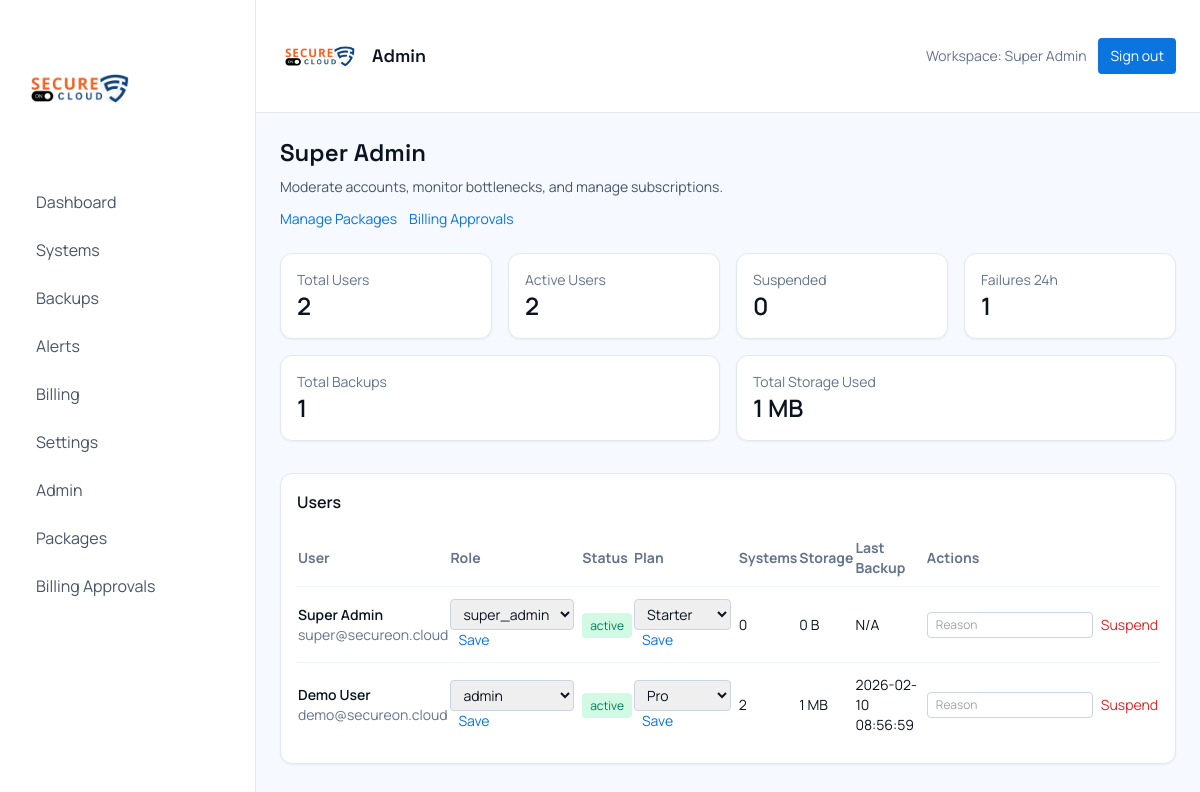
The page /admin (signed in) on the database its author committed.
### tables this page shows
CREATE TABLE users (
  id INT AUTO_INCREMENT PRIMARY KEY,
  name VARCHAR(120) NOT NULL,
  email VARCHAR(190) NOT NULL UNIQUE,
  password_hash VARCHAR(255) NOT NULL,
  role VARCHAR(20) DEFAULT 'user',
  status VARCHAR(20) DEFAULT 'active',
  suspended_at DATETIME NULL,
  suspension_reason TEXT NULL,
  email_verified_at DATETIME NULL,
  created_at DATETIME NOT NULL
);

### views/app/admin.php (the view, shortened to what the rows shown need)
<h1 class="text-2xl font-display font-semibold">Super Admin</h1>
<div class="mt-2 text-slate-600 text-sm">Moderate accounts, monitor bottlenecks, and manage subscriptions.</div>
<div class="mt-3 flex items-center gap-3 text-sm">
  <a href="<?= App\Core\Helpers::baseUrl('/admin/packages') ?>" class="text-brand">Manage Packages</a>
  <a href="<?= App\Core\Helpers::baseUrl('/admin/billing/requests') ?>" class="text-brand">Billing Approvals</a>
</div>
<div class="mt-6 grid md:grid-cols-4 gap-4">
  <div class="bg-white border border-slate-200 rounded-xl p-4 shadow-sm">
    <div class="text-slate-500 text-sm">Total Users</div>
    <div class="text-2xl font-semibold"><?= (int)$stats['total_users'] ?></div>
  </div>
  <div class="bg-white border border-slate-200 rounded-xl p-4 shadow-sm">
    <div class="text-slate-500 text-sm">Active Users</div>
    <div class="text-2xl font-semibold"><?= (int)$stats['active_users'] ?></div>
  </div>
  <div class="bg-white border border-slate-200 rounded-xl p-4 shadow-sm">
    <div class="text-slate-500 text-sm">Suspended</div>
    <div class="text-2xl font-semibold"><?= (int)$stats['suspended_users'] ?></div>
  </div>
  <div class="bg-white border border-slate-200 rounded-xl p-4 shadow-sm">
    <div class="text-slate-500 text-sm">Failures 24h</div>
    <div class="text-2xl font-semibold"><?= (int)$stats['failures_24h'] ?></div>
  </div>
</div>
<div class="mt-4 grid md:grid-cols-2 gap-4">
  <div class="bg-white border border-slate-200 rounded-xl p-4 shadow-sm">
    <div class="text-slate-500 text-sm">Total Backups</div>
    <div class="text-2xl font-semibold"><?= (int)$stats['total_backups'] ?></div>
  </div>
  <div class="bg-white border border-slate-200 rounded-xl p-4 shadow-sm">
    <div class="text-slate-500 text-sm">Total Storage Used</div>
    <div class="text-2xl font-semibold"><?= App\Core\Helpers::formatBytes((int)$stats['total_storage']) ?></div>
  </div>
</div>
<div class="mt-8 bg-white border border-slate-200 rounded-xl p-4 shadow-sm">
  <div class="font-semibold">Users</div>
  <div class="mt-4 overflow-x-auto">
    <table class="min-w-full text-sm">
      <thead class="text-slate-500">
        <tr class="text-left">
          <th class="py-2">User</th>
          <th class="py-2">Role</th>
          <th class="py-2">Status</th>
          <th class="py-2">Plan</th>
          <th class="py-2">Systems</th>
          <th class="py-2">Storage</th>
          <th class="py-2">Last Backup</th>
          <th class="py-2">Actions</th>
        </tr>
      </thead>
      <tbody>
        <?php foreach ($users as $u): ?>
          <tr class="border-t border-slate-100">
            <td class="py-3">
              <div class="font-semibold"><?= App\Core\Helpers::e($u['name']) ?></div>
              <div class="text-slate-500"><?= App\Core\Helpers::e($u['email']) ?></div>
            </td>
            <td class="py-3">
              <form method="post" action="<?= App\Core\Helpers::baseUrl('/admin/users/' . $u['id'] . '/role') ?>">
                <select name="role" class="border border-slate-300 rounded px-2 py-1">
                  <option value="admin" <?= $u['role'] === 'admin' ? 'selected' : '' ?>>admin</option>
                  <option value="super_admin" <?= $u['role'] === 'super_admin' ? 'selected' : '' ?>>super_admin</option>
                </select>
                <button class="ml-2 text-brand">Save</button>
              </form>
            </td>
            <td class="py-3">
              <?php if (($u['status'] ?? 'active') === 'suspended'): ?>
                <span class="text-xs px-2 py-1 rounded bg-red-100 text-red-700">suspended</span>
              <?php else: ?>
                <span class="text-xs px-2 py-1 rounded bg-emerald-100 text-emerald-700">active</span>
              <?php endif; ?>
            </td>
            <td class="py-3">
              <form method="post" action="<?= App\Core\Helpers::baseUrl('/admin/users/' . $u['id'] . '/plan') ?>">
                <select name="plan_id" class="border border-slate-300 rounded px-2 py-1">
                  <?php foreach ($plans as $p): ?>
                    <option value="<?= $p['id'] ?>" <?= ((int)($u['plan_id'] ?? 0)) === (int)$p['id'] ? 'selected' : '' ?>><?= App\Core\Helpers::e($p['name']) ?></option>
                  <?php endforeach; ?>
                </select>
                <button class="ml-2 text-brand">Save</button>
              </form>
            </td>
            <td class="py-3"><?= (int)$u['systems_count'] ?></td>
            <td class="py-3"><?= App\Core\Helpers::formatBytes((int)$u['storage_used']) ?></td>
            <td class="py-3"><?= App\Core\Helpers::e($u['last_backup'] ?? 'N/A') ?></td>
            <td class="py-3">
              <?php if (($u['status'] ?? 'active') === 'suspended'): ?>
                <form method="post" action="<?= App\Core\Helpers::baseUrl('/admin/users/' . $u['id'] . '/unsuspend') ?>">
                  <?= App\Core\Helpers::csrfField() ?>
                  <button class="text-emerald-700">Unsuspend</button>
                </form>
              <?php else: ?>
                <form method="post" action="<?= App\Core\Helpers::baseUrl('/admin/users/' . $u['id'] . '/suspend') ?>" class="flex items-center gap-2">
                  <input name="reason" placeholder="Reason" class="border border-slate-300 rounded px-2 py-1 text-xs" />
                  <button class="text-red-600">Suspend</button>
                </form>
              <?php endif; ?>
            </td>
          </tr>
        <?php endforeach; ?>
      </tbody>
    </table>
  </div>
</div>
<?php $content = ob_get_clean(); $pageTitle = 'Admin'; include __DIR__ . '/../layouts/app.php'; ?>

### app/Core/Router.php (shortened to what the rows shown need)
<?php
class Router
{
    private $routes = [];
    private function add($method, $path, $handler, $middleware)
    {
        $this->routes[] = compact('method', 'path', 'handler', 'middleware');
    }
    public function dispatch()
    {
        $uri = parse_url($_SERVER['REQUEST_URI'], PHP_URL_PATH);
        $method = $_SERVER['REQUEST_METHOD'];
        $config = require __DIR__ . '/config.php';
        foreach ($this->routes as $route) {
            if ($method !== $route['method']) {
                continue;
            }
            $pattern = preg_replace('#\{([a-zA-Z_][a-zA-Z0-9_]*)\}#', '(?P<$1>[^/]+)', $route['path']);
            $pattern = '#^' . $pattern . '$#';
            if (preg_match($pattern, $uri, $matches)) {
                [$controller, $action] = explode('@', $route['handler']);
                $instance = new $class();
                $params = array_filter($matches, 'is_string', ARRAY_FILTER_USE_KEY);
                call_user_func_array([$instance, $action], $params);
                return;
            }
        }
    }
}

### views/layouts/app.php (shortened to what the rows shown need)
<!DOCTYPE html>
<html lang="en">
<head>
  <script src="https://cdn.tailwindcss.com"></script>
</head>
<body class="bg-mist text-ink font-body">
  <div class="min-h-screen flex">
    <aside class="w-64 bg-white border-r border-slate-200 px-6 py-8 hidden md:block">
      <a href="<?= Helpers::baseUrl('/dashboard') ?>" class="inline-flex items-center">
        <img src="<?= Helpers::logoUrl() ?>" alt="Secureon.cloud logo" class="h-28 w-28 object-contain rounded">
      </a>
      <div class="mt-8 space-y-2 text-slate-600">
        <a href="<?= Helpers::baseUrl('/dashboard') ?>" class="block px-3 py-2 rounded hover:bg-slate-100 hover:text-ink">Dashboard</a>
        <a href="<?= Helpers::baseUrl('/systems') ?>" class="block px-3 py-2 rounded hover:bg-slate-100 hover:text-ink">Systems</a>
        <a href="<?= Helpers::baseUrl('/backups') ?>" class="block px-3 py-2 rounded hover:bg-slate-100 hover:text-ink">Backups</a>
        <a href="<?= Helpers::baseUrl('/alerts') ?>" class="block px-3 py-2 rounded hover:bg-slate-100 hover:text-ink">Alerts</a>
        <a href="<?= Helpers::baseUrl('/billing') ?>" class="block px-3 py-2 rounded hover:bg-slate-100 hover:text-ink">Billing</a>
        <a href="<?= Helpers::baseUrl('/settings') ?>" class="block px-3 py-2 rounded hover:bg-slate-100 hover:text-ink">Settings</a>
        <?php if (($user['role'] ?? '') === 'super_admin'): ?>
          <a href="<?= Helpers::baseUrl('/admin') ?>" class="block px-3 py-2 rounded hover:bg-slate-100 hover:text-ink">Admin</a>
          <a href="<?= Helpers::baseUrl('/admin/packages') ?>" class="block px-3 py-2 rounded hover:bg-slate-100 hover:text-ink">Packages</a>
          <a href="<?= Helpers::baseUrl('/admin/billing/requests') ?>" class="block px-3 py-2 rounded hover:bg-slate-100 hover:text-ink">Billing Approvals</a>
        <?php endif; ?>
      </div>
    </aside>
    <main class="flex-1">
      <div class="flex items-center justify-between px-6 py-4 border-b border-slate-200 bg-white">
        <div class="flex items-center gap-3">
          <img src="<?= Helpers::logoUrl() ?>" alt="Secureon.cloud logo" class="h-20 w-20 object-contain rounded">
          <div class="text-lg font-display font-semibold"><?= $pageTitle ?? 'Dashboard' ?></div>
        </div>
        <div class="flex items-center gap-3">
          <span class="text-slate-500 text-sm">Workspace: <?= App\Core\Helpers::e($user['name'] ?? ''); ?></span>
          <form method="post" action="<?= Helpers::baseUrl('/logout') ?>">
            <button class="text-sm px-3 py-2 rounded bg-brand text-white hover:bg-brandDark">Sign out</button>
          </form>
        </div>
      </div>
      <div class="p-6">
        <?= $content ?>
      </div>
    </main>
  </div>
</body>
</html>

### rows shown on the page
users: name "Super Admin", email "super@secureon.cloud", role "super_admin", status "active", systems_count "0", storage_used "0 B", last_backup "N/A"
users: name "Demo User", email "demo@secureon.cloud", role "admin", status "active", systems_count "2", storage_used "1 MB", last_backup "2026-02-10 08:56:59"

### other values the page prints
$stats['total_users'] "2"
$stats['active_users'] "2"
$stats['suspended_users'] "0"
$stats['failures_24h'] "1"
$stats['total_backups'] "1"
App\Core\Helpers::formatBytes((int)$stats['total_storage']) "1 MB"
form field plan_id "Starter"
form field plan_id "Pro"
